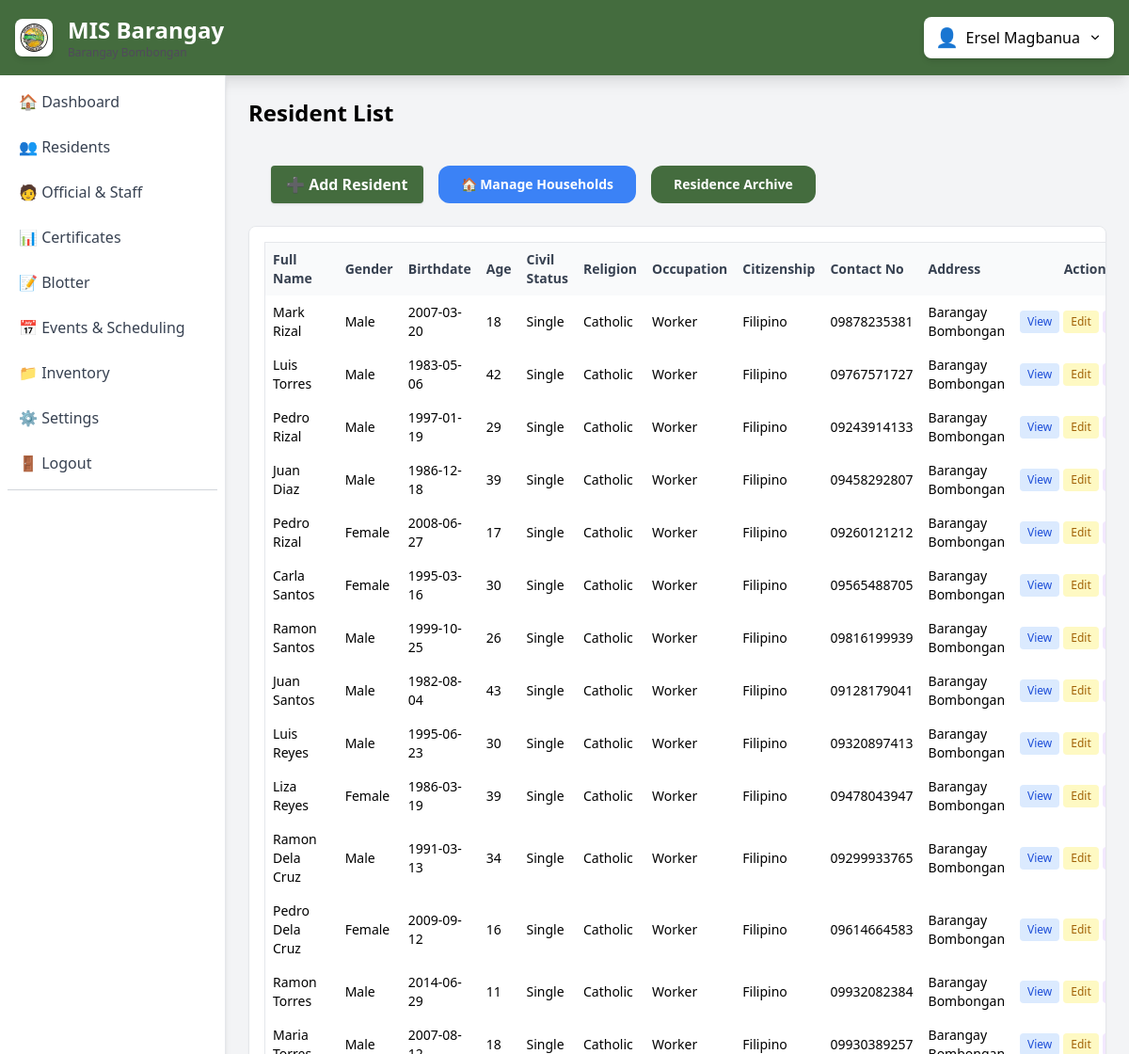
Screenshot of /secretary/resident/index.php (signed in) with the database file from the repository.
### tables this page shows
CREATE TABLE `residents` (
  `id` int unsigned NOT NULL AUTO_INCREMENT,
  `household_id` int unsigned DEFAULT NULL,
  `first_name` varchar(100) NOT NULL,
  `middle_name` varchar(100) DEFAULT NULL,
  `last_name` varchar(100) NOT NULL,
  `suffix` varchar(10) DEFAULT NULL,
  `gender` enum('Male','Female') NOT NULL,
  `birthdate` date NOT NULL,
  `birthplace` varchar(255) DEFAULT NULL,
  `civil_status` enum('Single','Married','Widowed','Separated') DEFAULT 'Single',
  `religion` varchar(100) DEFAULT NULL,
  `occupation` varchar(150) DEFAULT NULL,
  `citizenship` varchar(100) DEFAULT 'Filipino',
  `contact_no` varchar(20) DEFAULT NULL,
  `address` varchar(100) DEFAULT NULL,
  `voter_status` enum('Yes','No') DEFAULT 'No',
  `disability_status` enum('Yes','No') DEFAULT 'No',
  `remarks` text,
  `created_at` timestamp NULL DEFAULT CURRENT_TIMESTAMP,
  `updated_at` timestamp NULL DEFAULT CURRENT_TIMESTAMP ON UPDATE CURRENT_TIMESTAMP,
  `deleted_at` timestamp NULL DEFAULT NULL,
  PRIMARY KEY (`id`),
  KEY `fk_resident_household` (`household_id`),
  KEY `idx_deleted_at` (`deleted_at`),
  CONSTRAINT `fk_resident_household` FOREIGN KEY (`household_id`) REFERENCES `households` (`id`) ON DELETE SET NULL ON UPDATE CASCADE
);

### public/secretary/resident/index.php (the view, shortened to what this page needs)
<?php
require_once __DIR__ . '/../../../includes/app.php';
$stmt = $conn->prepare("SELECT * FROM residents WHERE deleted_at IS NULL ORDER BY id DESC");
if ($stmt === false) {
  error_log('Residents query error: ' . $conn->error);
  $result = false;
} else {
  $stmt->execute();
  $result = $stmt->get_result();
}
?>
<!DOCTYPE html>
<html lang="en">
<head>
</head>
<body class="bg-gray-100 h-screen overflow-hidden" style="display:none;">
  <?php include_once '../layout/navbar.php'; ?>
  <div class="flex h-full bg-gray-100">
    <?php include_once '../layout/sidebar.php'; ?>
    <main class="pb-24 overflow-y-auto flex-1 p-6 w-screen">
      <h2 class="text-2xl font-semibold mb-4">Resident List</h2>
      <div class="p-6 flex gap-4">
        <button id="openResidentModalBtn"
          class="bg-theme-primary hover-theme-darker text-white font-semibold px-4 py-2 rounded shadow">
          ➕ Add Resident
        </button>
        <button id="manageHouseholdsBtn" class="bg-blue-500 hover-theme-darker text-white px-6 py-2 rounded-xl text-sm font-semibold">
          🏠 Manage Households
        </button>
        <button id="archiveResidentsBtn" class="bg-theme-primary hover-theme-darker text-white px-6 py-2 rounded-xl text-sm font-semibold">
          Residence Archive
        </button>
      </div>
      <div class="bg-white rounded-lg shadow-sm border border-gray-200 overflow-x-auto p-4">
        <table id="residentsTable" class="display text-sm border border-gray-200 rounded-lg overflow-x-auto w-full">
          <thead class="bg-gray-50 text-gray-700">
            <tr>
              <th class="p-2 text-left">Full Name</th>
              <th class="p-2 text-left">Gender</th>
              <th class="p-2 text-left">Birthdate</th>
              <th class="p-2 text-left">Age</th>
              <th class="p-2 text-left">Civil Status</th>
              <th class="p-2 text-left">Religion</th>
              <th class="p-2 text-left">Occupation</th>
              <th class="p-2 text-left">Citizenship</th>
              <th class="p-2 text-left">Contact No</th>
              <th class="p-2 text-left">Address</th>
              <th class="p-2 text-center">Actions</th>
            </tr>
          </thead>
          <tbody>
            <?php if ($result !== false): ?>
              <?php while ($row = $result->fetch_assoc()): ?>
                <tr>
                  <td class="p-2">
                    <?= htmlspecialchars($row['first_name'] . ' ' . $row['middle_name'] . ' ' . $row['last_name'] . ' ' . $row['suffix']); ?>
                  </td>
                  <td class="p-2"><?= htmlspecialchars($row['gender']); ?></td>
                  <td class="p-2"><?= htmlspecialchars($row['birthdate']); ?></td>
                  <td class="p-2"><?= htmlspecialchars(AutoComputeAge($row['birthdate'])); ?></td>
                  <td class="p-2"><?= htmlspecialchars($row['civil_status']); ?></td>
                  <td class="p-2"><?= htmlspecialchars($row['religion']); ?></td>
                  <td class="p-2"><?= htmlspecialchars($row['occupation']); ?></td>
                  <td class="p-2"><?= htmlspecialchars($row['citizenship']); ?></td>
                  <td class="p-2"><?= htmlspecialchars($row['contact_no']); ?></td>
                  <td class="p-2"><?= htmlspecialchars($row['address']); ?></td>
                  <td class="p-2 text-center">
                    <div class="flex justify-center gap-1">
                      <button type="button" class="view-resident-btn px-2 py-1 text-xs rounded bg-blue-100 text-blue-700 hover:bg-blue-200" data-id="<?= $row['id']; ?>">
                        View
                      </button>
                      <button type="button" class="edit-resident-btn px-2 py-1 text-xs rounded bg-yellow-100 text-yellow-700 hover:bg-yellow-200" data-id="<?= $row['id']; ?>">
                        Edit
                      </button>
                      <button type="button" class="archive-resident-btn px-2 py-1 text-xs rounded bg-purple-100 text-purple-700 hover:bg-purple-200" data-id="<?= $row['id']; ?>" data-name="<?= htmlspecialchars($row['first_name'] . ' ' . $row['last_name']); ?>">
                      </button>
                    </div>
                  </td>
                </tr>
              <?php endwhile; ?>
            <?php else: ?>
              <tr>
                <td colspan="12" class="p-4 text-center text-gray-500">Error loading residents. Please try again later.</td>
              </tr>
            <?php endif; ?>
          </tbody>
        </table>
      </div>
    </main>
  </div>
</body>
</html>

### public/assets/css/style.css (style rules this page uses)
.flex { display: flex; }
.h-full { height: 100%; }
.h-screen { height: 100vh; }
.w-full { width: 100%; }
.w-screen { width: 100vw; }
.flex-1 { flex: 1; }
.justify-center { justify-content: center; }
.overflow-hidden { overflow: hidden; }
.overflow-x-auto { overflow-x: auto; }
.overflow-y-auto { overflow-y: auto; }
.border { border-style: var(--tw-border-style); border-width: 1px; }
.text-center { text-align: center; }
.text-left { text-align: left; }
.bg-theme-primary { background-color: var(--theme-primary); }

### rows the page displays
residents: first_name+middle_name+last_name "Mark Rizal", gender "Male", birthdate "2007-03-20", birthdate "18", civil_status "Single", religion "Catholic", occupation "Worker", citizenship "Filipino", contact_no "09878235381", address "Barangay Bombongan"
residents: first_name+middle_name+last_name "Luis Torres", gender "Male", birthdate "1983-05-06", birthdate "42", civil_status "Single", religion "Catholic", occupation "Worker", citizenship "Filipino", contact_no "09767571727", address "Barangay Bombongan"
residents: first_name+middle_name+last_name "Pedro Rizal", gender "Male", birthdate "1997-01-19", birthdate "29", civil_status "Single", religion "Catholic", occupation "Worker", citizenship "Filipino", contact_no "09243914133", address "Barangay Bombongan"
residents: first_name+middle_name+last_name "Juan Diaz", gender "Male", birthdate "1986-12-18", birthdate "39", civil_status "Single", religion "Catholic", occupation "Worker", citizenship "Filipino", contact_no "09458292807", address "Barangay Bombongan"
residents: first_name+middle_name+last_name "Pedro Rizal", gender "Female", birthdate "2008-06-27", birthdate "17", civil_status "Single", religion "Catholic", occupation "Worker", citizenship "Filipino", contact_no "09260121212", address "Barangay Bombongan"
residents: first_name+middle_name+last_name "Carla Santos", gender "Female", birthdate "1995-03-16", birthdate "30", civil_status "Single", religion "Catholic", occupation "Worker", citizenship "Filipino", contact_no "09565488705", address "Barangay Bombongan"
residents: first_name+middle_name+last_name "Ramon Santos", gender "Male", birthdate "1999-10-25", birthdate "26", civil_status "Single", religion "Catholic", occupation "Worker", citizenship "Filipino", contact_no "09816199939", address "Barangay Bombongan"
residents: first_name+middle_name+last_name "Juan Santos", gender "Male", birthdate "1982-08-04", birthdate "43", civil_status "Single", religion "Catholic", occupation "Worker", citizenship "Filipino", contact_no "09128179041", address "Barangay Bombongan"
residents: first_name+middle_name+last_name "Luis Reyes", gender "Male", birthdate "1995-06-23", birthdate "30", civil_status "Single", religion "Catholic", occupation "Worker", citizenship "Filipino", contact_no "09320897413", address "Barangay Bombongan"
residents: first_name+middle_name+last_name "Liza Reyes", gender "Female", birthdate "1986-03-19", birthdate "39", civil_status "Single", religion "Catholic", occupation "Worker", citizenship "Filipino", contact_no "09478043947", address "Barangay Bombongan"
residents: first_name+middle_name+last_name "Ramon Dela Cruz", gender "Male", birthdate "1991-03-13", birthdate "34", civil_status "Single", religion "Catholic", occupation "Worker", citizenship "Filipino", contact_no "09299933765", address "Barangay Bombongan"
residents: first_name+middle_name+last_name "Pedro Dela Cruz", gender "Female", birthdate "2009-09-12", birthdate "16", civil_status "Single", religion "Catholic", occupation "Worker", citizenship "Filipino", contact_no "09614664583", address "Barangay Bombongan"
residents: first_name+middle_name+last_name "Ramon Torres", gender "Male", birthdate "2014-06-29", birthdate "11", civil_status "Single", religion "Catholic", occupation "Worker", citizenship "Filipino", contact_no "09932082384", address "Barangay Bombongan"
residents: first_name+middle_name+last_name "Maria…", gender "Male", birthdate "18", civil_status "Single", religion "Catholic", occupation "Worker", citizenship "Filipino", contact_no "09930389257", address "Barangay…"

### other values shown
$_SESSION['name'] "Ersel Magbanua"
